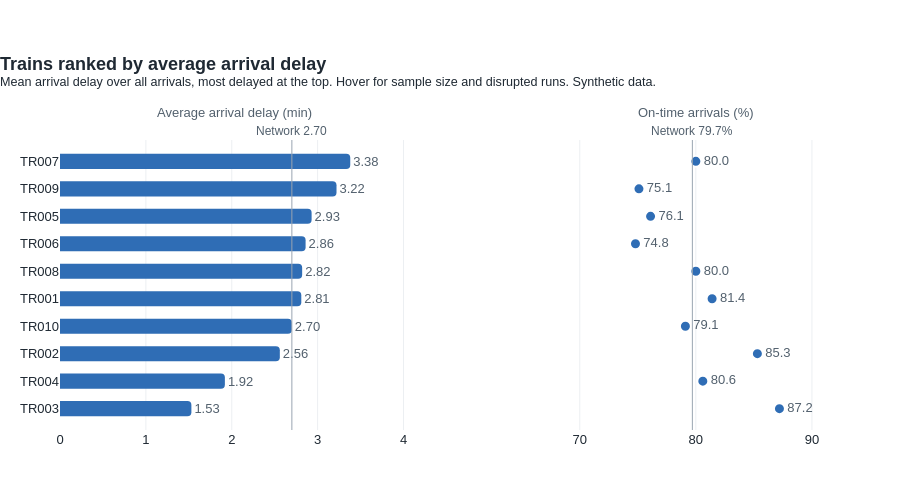

Notebook cell for this chart:
### Code cell
network_otp = kpi.loc[kpi["measure"] == "arrival", "on_time_pct"].iloc[0]
network_avg = kpi.loc[kpi["measure"] == "arrival", "avg_delay_min"].iloc[0]

# ascending so the worst train ends up on top
ordered = by_train.sort_values("avg_arrival_delay")

fig = make_subplots(rows=1, cols=2, shared_yaxes=True, horizontal_spacing=0.14,
                    subplot_titles=("Average arrival delay (min)", "On-time arrivals (%)"))
fig.add_trace(go.Bar(
    y=ordered["train_id"], x=ordered["avg_arrival_delay"], orientation="h",
    marker=dict(color=ARRIVAL, cornerradius=4), text=ordered["avg_arrival_delay"].map("{:.2f}".format),
    textposition="outside", textfont=dict(color=INK_SOFT), cliponaxis=False, showlegend=False,
    customdata=ordered[["median_arrival_delay", "max_arrival_delay", "runs", "arrivals", "disrupted_runs",
                        "avg_arrival_delay_undisrupted"]],
    hovertemplate="%{y}<br>Average %{x:.2f} min<br>Median %{customdata[0]:.0f} min<br>"
                  "Maximum %{customdata[1]} min<br>%{customdata[2]} runs, %{customdata[3]} arrivals<br>"
                  "%{customdata[4]} disrupted runs; %{customdata[5]:.2f} min without them<extra></extra>",
), row=1, col=1)
# dots here since the axis doesn't start at 0
fig.add_trace(go.Scatter(
    y=ordered["train_id"], x=ordered["arrival_on_time_pct"], mode="markers+text",
    marker=dict(color=ARRIVAL, size=11, line=dict(color=SURFACE, width=2)),
    text=ordered["arrival_on_time_pct"].map("{:.1f}".format), textposition="middle right",
    textfont=dict(color=INK_SOFT), cliponaxis=False, showlegend=False,
    hovertemplate="%{y}<br>On time %{x:.1f}%<extra></extra>",
), row=1, col=2)
fig.add_vline(x=network_avg, line=dict(color=MUTED, width=1), row=1, col=1)
fig.add_vline(x=network_otp, line=dict(color=MUTED, width=1), row=1, col=2)
fig.add_annotation(x=network_otp, y=1.0, xref="x2", yref="y2 domain", yanchor="bottom", showarrow=False,
                   text=f"Network {network_otp:.1f}%", font=dict(color=INK_SOFT, size=12))
fig.add_annotation(x=network_avg, y=1.0, xref="x", yref="y domain", yanchor="bottom", showarrow=False,
                   text=f"Network {network_avg:.2f}", font=dict(color=INK_SOFT, size=12))
fig.update_xaxes(range=[0, ordered["avg_arrival_delay"].max() * 1.2], row=1, col=1)
fig.update_xaxes(range=[65, 95], row=1, col=2)
fig.update_yaxes(showgrid=False)
fig.update_layout(bargap=0.45)
# push the subplot titles up so they don't overlap the Network labels
fig.update_annotations(selector=dict(yref="paper"), yshift=18, font=dict(color=INK_SOFT, size=13))
titled(fig, "Trains ranked by average arrival delay",
       "Mean arrival delay over all arrivals, most delayed at the top. Hover for sample size and disrupted runs. Synthetic data.",
       height=490).update_layout(margin=dict(t=140))
save(fig, "04_trains_ranked").show()

### Figure 1 — Plotly figure (JSON) as saved in the notebook; plotly's stock layout.template omitted (floating-point values rounded to 4 significant figures)
{"data": [{"cliponaxis": false, "customdata": [[1.0, 16.0, 45.0, 180.0, 2.0, 1.17], [1.0, 15.0, 45.0, 180.0, 1.0, 1.77], [1.0, 31.0, 45.0, 225.0, 3.0, 1.36], [2.0, 30.0, 45.0, 225.0, 3.0, 1.94], [2.0, 24.0, 39.0, 156.0, 2.0, 2.34], [2.0, 21.0, 45.0, 180.0, 4.0, 1.82], [1.0, 24.0, 39.0, 234.0, 3.0, 2.17], [3.0, 18.0, 39.0, 234.0, 2.0, 2.44], [3.0, 33.0, 45.0, 225.0, 4.0, 2.38], [2.0, 27.0, 39.0, 195.0, 4.0, 2.06]], "hovertemplate": "%{y}<br>Average %{x:.2f} min<br>Median %{customdata[0]:.0f} min<br>Maximum %{customdata[1]} min<br>%{customdata[2]} runs, %{customdata[3]} arrivals<br>%{customdata[4]} disrupted runs; %{customdata[5]:.2f} min without them<extra></extra>", "marker": {"color": "#2f6db5", "cornerradius": 4}, "orientation": "h", "showlegend": false, "text": ["1.53", "1.92", "2.56", "2.70", "2.81", "2.82", "2.86", "2.93", "3.22", "3.38"], "textfont": {"color": "#52606d"}, "textposition": "outside", "type": "bar", "x": [1.53, 1.92, 2.56, 2.7, 2.81, 2.82, 2.86, 2.93, 3.22, 3.38], "xaxis": "x", "y": ["TR003", "TR004", "TR002", "TR010", "TR001", "TR008", "TR006", "TR005", "TR009", "TR007"], "yaxis": "y"}, {"cliponaxis": false, "hovertemplate": "%{y}<br>On time %{x:.1f}%<extra></extra>", "marker": {"color": "#2f6db5", "line": {"color": "#ffffff", "width": 2}, "size": 11}, "mode": "markers+text", "showlegend": false, "text": ["87.2", "80.6", "85.3", "79.1", "81.4", "80.0", "74.8", "76.1", "75.1", "80.0"], "textfont": {"color": "#52606d"}, "textposition": "middle right", "type": "scatter", "x": [87.2, 80.6, 85.3, 79.1, 81.4, 80.0, 74.8, 76.1, 75.1, 80.0], "xaxis": "x2", "y": ["TR003", "TR004", "TR002", "TR010", "TR001", "TR008", "TR006", "TR005", "TR009", "TR007"], "yaxis": "y2"}], "layout": {"annotations": [{"font": {"color": "#52606d", "size": 13}, "showarrow": false, "text": "Average arrival delay (min)", "x": 0.215, "xanchor": "center", "xref": "paper", "y": 1.0, "yanchor": "bottom", "yref": "paper", "yshift": 18}, {"font": {"color": "#52606d", "size": 13}, "showarrow": false, "text": "On-time arrivals (%)", "x": 0.785, "xanchor": "center", "xref": "paper", "y": 1.0, "yanchor": "bottom", "yref": "paper", "yshift": 18}, {"font": {"color": "#52606d", "size": 12}, "showarrow": false, "text": "Network 79.7%", "x": 79.7, "xref": "x2", "y": 1.0, "yanchor": "bottom", "yref": "y2 domain"}, {"font": {"color": "#52606d", "size": 12}, "showarrow": false, "text": "Network 2.70", "x": 2.7, "xref": "x", "y": 1.0, "yanchor": "bottom", "yref": "y domain"}], "bargap": 0.45, "height": 490, "margin": {"t": 140}, "shapes": [{"line": {"color": "#9aa5b1", "width": 1}, "type": "line", "x0": 2.7, "x1": 2.7, "xref": "x", "y0": 0, "y1": 1, "yref": "y domain"}, {"line": {"color": "#9aa5b1", "width": 1}, "type": "line", "x0": 79.7, "x1": 79.7, "xref": "x2", "y0": 0, "y1": 1, "yref": "y2 domain"}], "title": {"text": "<b>Trains ranked by average arrival delay</b><br><sup>Mean arrival delay over all arrivals, most delayed at the top. Hover for sample size and disrupted runs. Synthetic data.</sup>", "x": 0}, "xaxis": {"anchor": "y", "domain": [0.0, 0.43], "range": [0, 4.056]}, "xaxis2": {"anchor": "y2", "domain": [0.57, 1.0], "range": [65, 95]}, "yaxis": {"anchor": "x", "domain": [0.0, 1.0], "showgrid": false}, "yaxis2": {"anchor": "x2", "domain": [0.0, 1.0], "matches": "y", "showgrid": false, "showticklabels": false}}}
